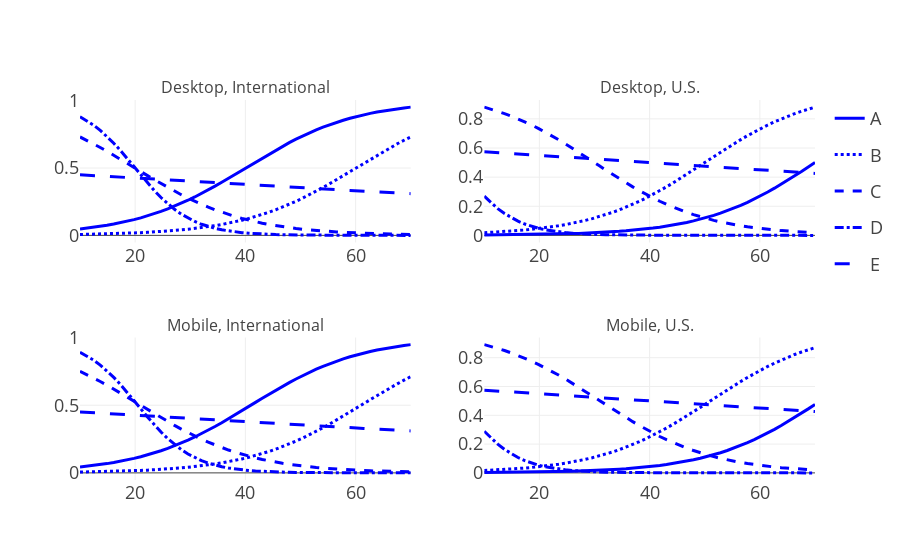

The notebook cell this image was saved under:
### Code cell
configure_plotly_browser_state()
#init_notebook_mode(connected=False)

ug = UserGenerator()
visualize_bandits(ug)
